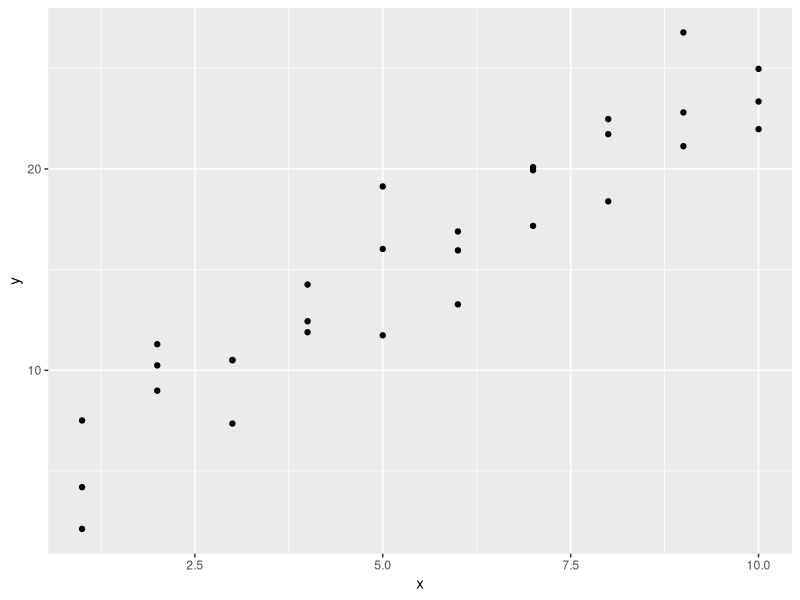
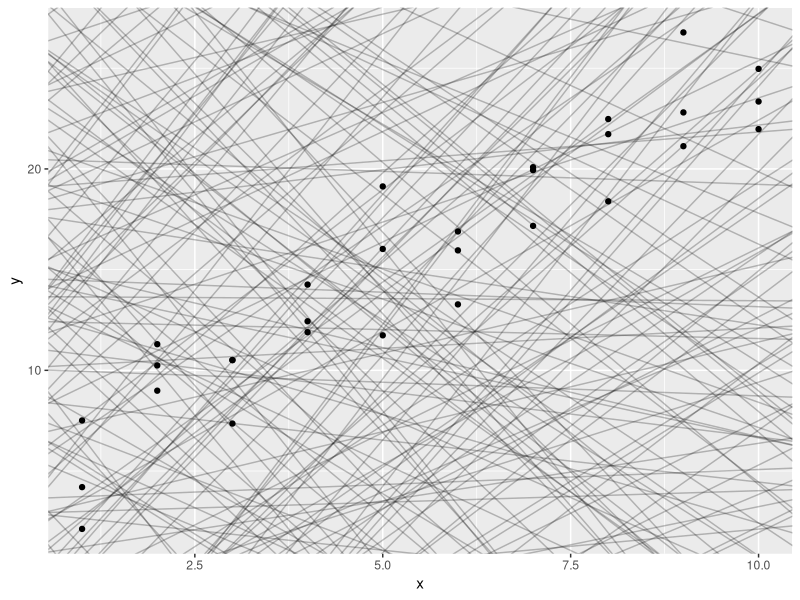
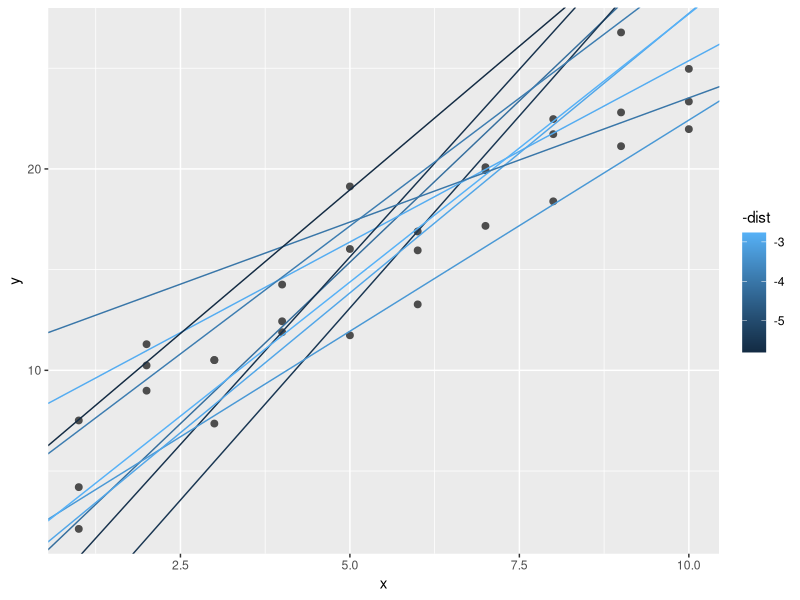
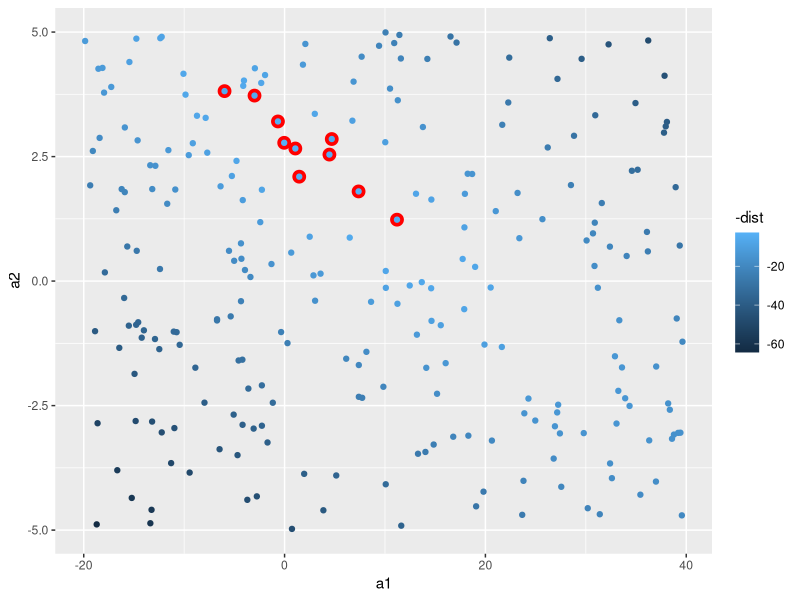
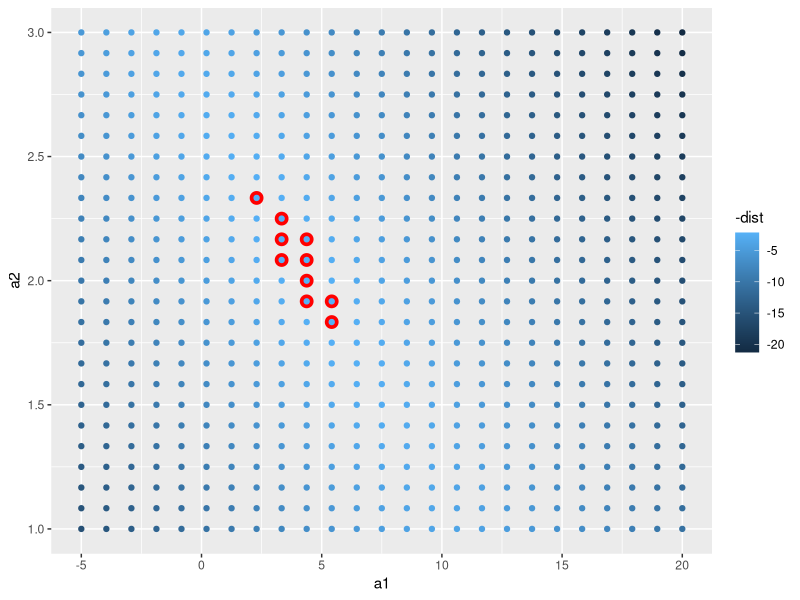
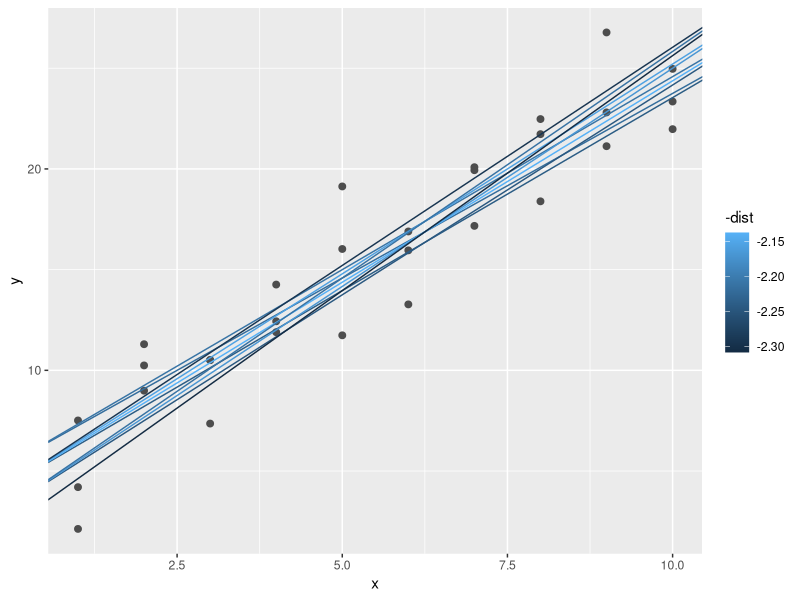
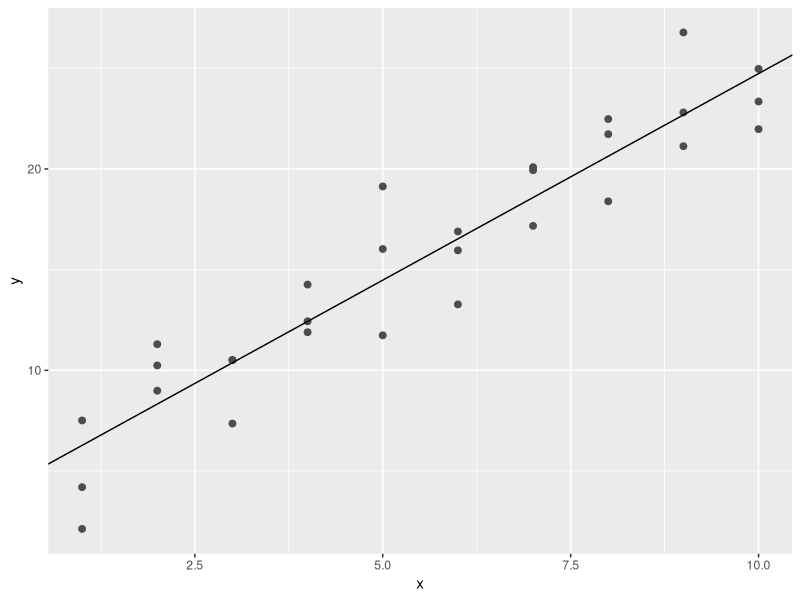
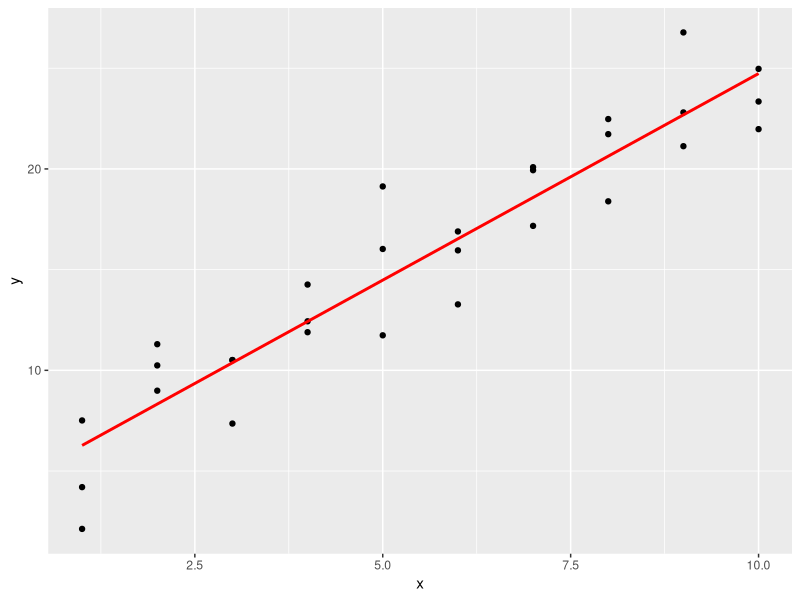

Generate these figures, in order, with R:
## ---- chunk 1
knitr::opts_chunk$set(echo = TRUE,
                       warning = FALSE, message = FALSE)
## ---- chunk 2
library(tidyverse)
library(modelr)
options(na.action = na.warn)
## ---- chunk 3
ggplot(sim1, aes(x, y)) +
  geom_point()
## ---- chunk 4
models <- tibble(
  a1 = runif(250, -20, 40),
  a2 = runif(250, -5, 5)
)
## ---- chunk 5
ggplot(sim1, aes(x, y)) +
  geom_abline(
    aes(intercept = a1, slope = a2),
    data = models, alpha = 1/4
  ) +
  geom_point()
## ---- chunk 6
model1 <- function(a, data) {
  a[1] + data$x * a[2]
}
## ---- chunk 7
model1(c(7, 1.5), sim1)
## ---- chunk 8
measure_distance <- function(mod, data) {
  diff <- data$y - model1(mod, data)
  sqrt(mean(diff ^ 2))
}
## ---- chunk 9
measure_distance(c(7, 1.5), sim1)
## ---- chunk 10
sim1_dist <- function(a1, a2) {
  measure_distance(c(a1, a2), sim1)
}
## ---- chunk 11
models <- models %>%
  mutate(dist = purrr::map2_dbl(a1, a2, sim1_dist))
## ---- chunk 12
models
## ---- chunk 13
ggplot(sim1, aes(x, y)) +
  geom_point(size = 2, color = "grey30") +
  geom_abline(
    aes(intercept = a1, slope = a2, color = -dist),
    data = filter(models, rank(dist) <= 10)
  )
## ---- chunk 14
ggplot(models, aes(a1, a2)) +
  geom_point(
    data = filter(models, rank(dist) <= 10),
    size = 4, color = "red"
  ) + 
  geom_point(aes(colour = -dist))
## ---- chunk 15
grid <- expand.grid(
  a1 = seq(-5, 20, length = 25),
  a2 = seq(1, 3, length = 25)
) %>%
  mutate(dist = purrr::map2_dbl(a1, a2, sim1_dist))
## ---- chunk 16
grid %>%
  ggplot(aes(a1, a2)) +
  geom_point(
    data = filter(grid, rank(dist) <= 10),
    size = 4, colour = "red"
  ) +
  geom_point(aes(color = -dist))
## ---- chunk 17
ggplot(sim1, aes(x, y)) +
  geom_point(size = 2, color = "grey30") +
  geom_abline(
    aes(intercept = a1, slope = a2, color = -dist),
    data = filter(grid, rank(dist) <= 10)
  )
## ---- chunk 18
best <- optim(c(0, 0), measure_distance, data = sim1)
## ---- chunk 19
best$par
## ---- chunk 20
ggplot(sim1, aes(x, y)) +
  geom_point(size = 2, color = "grey30") +
  geom_abline(intercept = best$par[1], slope = best$par[2])
## ---- chunk 21
sim1_mod <- lm(y ~ x, data = sim1)
## ---- chunk 22
coef(sim1_mod)
## ---- chunk 23
grid <- sim1 %>%
  data_grid(x)
## ---- chunk 24
grid
## ---- chunk 25
grid <- grid %>%
  add_predictions(sim1_mod)
## ---- chunk 26
grid
## ---- chunk 27
ggplot(sim1, aes(x)) +
  geom_point(aes(y = y)) +
  geom_line(
    aes(y = pred),
    data = grid,
    colour = "red",
    size = 1
  )
## ---- chunk 28
sim1 <- sim1 %>%
  add_residuals(sim1_mod)
## ---- chunk 29
sim1
## ---- chunk 30
ggplot(sim1, aes(resid)) +
  geom_freqpoly(binwidth = 0.5)
## ---- chunk 31
ggplot(sim1, aes(x, resid)) +
  geom_ref_line(h = 0) +
  geom_point()
## ---- chunk 32
df <- tribble(
  ~y, ~x1, ~x2,
  4,2,5,
  5,1,6
)
## ---- chunk 33
model_matrix(df, y ~ x1)
## ---- chunk 34
model_matrix(df, y ~ x1 - 1)
## ---- chunk 35
model_matrix(df, y ~ x1 + x2)
## ---- chunk 36
df <- tribble(
  ~ sex, ~ response,
  "male", 1,
  "female", 2,
  "male", 1
)
## ---- chunk 37
model_matrix(df, response ~ sex)
## ---- chunk 38
ggplot(sim2) +
  geom_point(aes(x, y))
## ---- chunk 39
mod2 <- lm(y ~ x, data = sim2)
## ---- chunk 40
grid <- sim2 %>%
  data_grid(x) %>%
  add_predictions(mod2)
## ---- chunk 41
grid
## ---- chunk 42
ggplot(sim2, aes(x)) +
  geom_point(aes(y = y)) +
  geom_point(
    data = grid,
    aes(y = pred),
    color = "red",
    size=4 
  )
## ---- chunk 43
ggplot(sim3, aes(x1, y)) +
  geom_point(aes(color = x2))
## ---- chunk 44
mod1 <- lm(y ~ x1 + x2, data = sim3)
## ---- chunk 45
mod2 <- lm(y ~ x1 * x2, data = sim3)
## ---- chunk 46
grid <- sim3 %>%
  data_grid(x1, x2) %>%
  gather_predictions(mod1, mod2)
## ---- chunk 47
grid
## ---- chunk 48
ggplot(sim3, aes(x1, y, color = x2)) +
  geom_point() +
  geom_line(data = grid, aes(y = pred)) +
  facet_wrap(~ model)
## ---- chunk 49
sim3 <- sim3 %>%
  gather_residuals(mod1, mod2)
## ---- chunk 50
ggplot(sim3, aes(x1, resid, color = x2)) +
  geom_point() +
  facet_grid(model ~ x2)
## ---- chunk 51
mod1 <- lm(y ~ x1 + x2, data = sim4)
## ---- chunk 52
mod2 <- lm(y ~ x1 * x2, data = sim4)
## ---- chunk 53
grid <- sim4 %>%
  data_grid(
    x1 = seq_range(x1, 5),
    x2 = seq_range(x2, 5)
  ) %>%
  gather_predictions(mod1, mod2)
## ---- chunk 54
grid
## ---- chunk 55
seq_range(c(0.0123, 0.923423), n = 5)
## ---- chunk 56
seq_range(c(0.0123, 0.923423), n = 5, pretty = TRUE)
## ---- chunk 57
x1 <- rcauchy(100)
## ---- chunk 58
seq_range(x1, n = 5)
## ---- chunk 59
seq_range(x1, n = 5, trim = 0.10)
## ---- chunk 60
seq_range(x1, n = 5, trim = 0.25)
## ---- chunk 61
seq_range(x1, n = 5, trim = 0.50)
## ---- chunk 62
x2 <- c(0, 1)
## ---- chunk 63
seq_range(x2, n = 5)
## ---- chunk 64
seq_range(x2, n = 5, expand = 0.10)
## ---- chunk 65
seq_range(x2, n = 5, expand = 0.25)
## ---- chunk 66
seq_range(x2, n = 5, expand = 0.50)
## ---- chunk 67
ggplot(grid, aes(x1, x2)) +
  geom_tile(aes(fill = pred)) +
  facet_wrap(~ model)
## ---- chunk 68
ggplot(grid, aes(x1, pred, color = x2, group = x2)) +
  geom_line() +
  facet_wrap(~ model)
## ---- chunk 69
ggplot(grid, aes(x2, pred, color = x1, group = x1)) +
  geom_line() +
  facet_wrap(~ model)
## ---- chunk 70
df <- tribble(
  ~y, ~x,
  1, 1,
  2, 2,
  3, 3
)
## ---- chunk 71
model_matrix(df, y ~ x^2 + x)
## ---- chunk 72
model_matrix(df, y ~ I(x^2) + x)
## ---- chunk 73
model_matrix(df, y ~ poly(x, 2))
## ---- chunk 74
library(splines)
## ---- chunk 75
model_matrix(df, y ~ ns(x, 2))
## ---- chunk 76
sim5 <- tibble(
  x = seq(0, 3.5 * pi, length = 50),
  y = 4 * sin(x) + rnorm(length(x))
)
## ---- chunk 77
ggplot(sim5, aes(x, y)) +
  geom_point()
## ---- chunk 78
mod1 <- lm(y ~ ns(x, 1), data = sim5)
## ---- chunk 79
mod2 <- lm(y ~ ns(x, 2), data = sim5)

## ---- chunk 80
mod3 <- lm(y ~ ns(x, 3), data = sim5)
## ---- chunk 81
mod4 <- lm(y ~ ns(x, 4), data = sim5)
## ---- chunk 82
mod5 <- lm(y ~ ns(x, 5), data = sim5)
## ---- chunk 83
grid <- sim5 %>%
  data_grid(x = seq_range(x, n = 50, expand = 0.1)) %>%
  gather_predictions(mod1, mod2, mod3, mod4, mod5, .pred = "y")
## ---- chunk 84
ggplot(sim5, aes(x, y)) +
  geom_point() +
  geom_line(data = grid, color = "red") +
  facet_wrap(~ model)
## ---- chunk 85
df <- tribble(
  ~x, ~y,
  1, 2.2,
  2, NA,
  3, 3.5,
  4, 8.3,
  NA, 10
)
## ---- chunk 86
mod <- lm(y ~ x, data = df)
## ---- chunk 87
mod <- lm(y ~ x, data = df, na.action = na.exclude)
## ---- chunk 88
nobs(mod)
